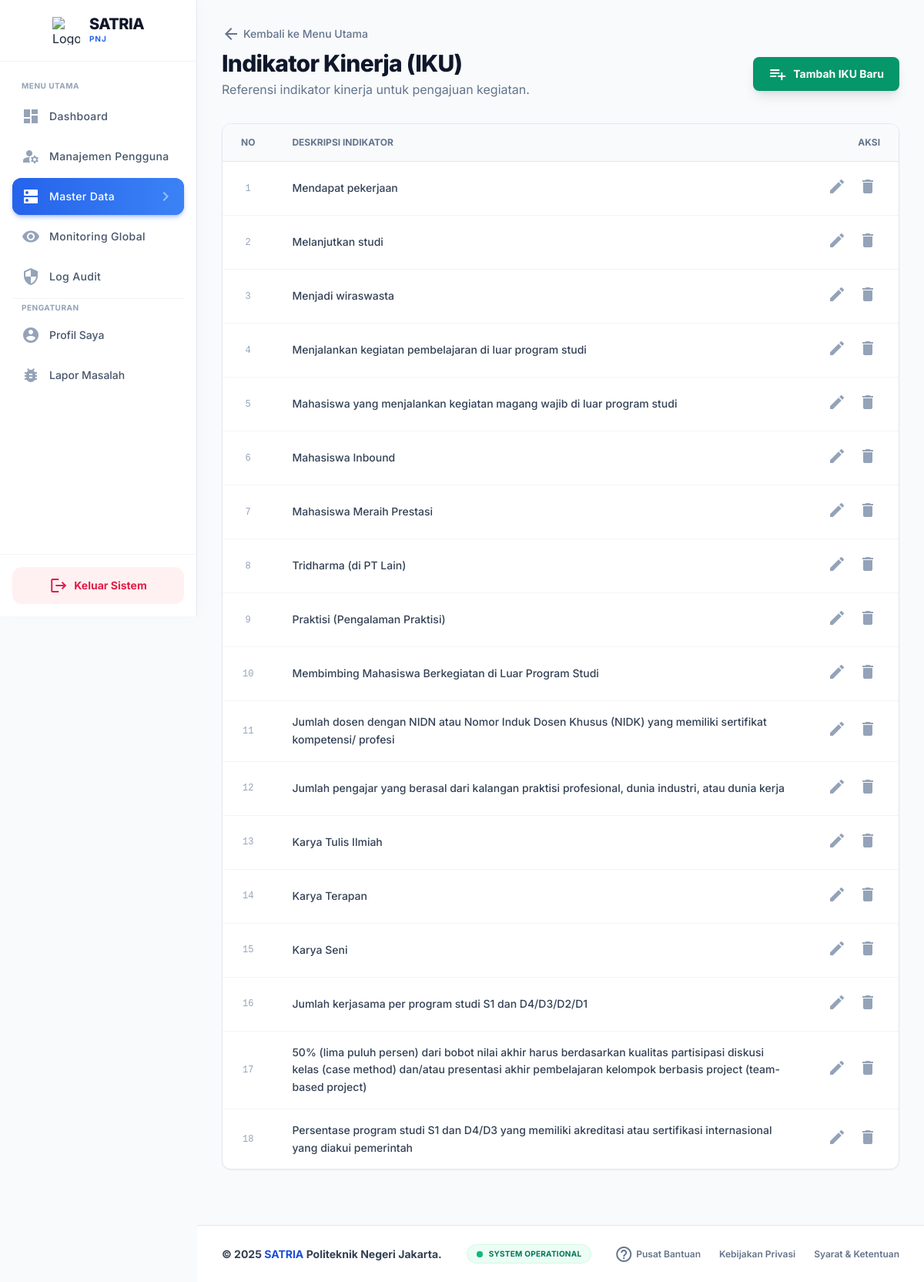
The app's page /master/iku (signed in) with its own data.
### tables this page shows
CREATE TABLE IF NOT EXISTS master_iku (
    id INT AUTO_INCREMENT PRIMARY KEY,
    deskripsi_iku VARCHAR(255) NOT NULL
);

### app/Controllers/AdminController.php (called while the page is built, shortened)
<?php
class AdminController
{
    private $db;
    public function __construct($db) { $this->db = $db; }
    public function iku() {
        $model = new AdminModel($this->db);
        $iku = $model->getAllIku();
        require __DIR__ . '/../Views/admin/iku.php';
    }
}

### app/Models/AdminModel.php (called while the page is built, shortened)
<?php
class AdminModel {
    private $db;
    public function __construct($db) { $this->db = $db; }
    public function getAllIku() {
        return $this->db->query("SELECT * FROM master_iku ORDER BY id ASC")->fetchAll(PDO::FETCH_ASSOC);
    }
}

### app/Views/admin/iku.php (the view)
<?php include __DIR__.'/../partials/sidebar.php'; ?>
<div class="p-8 max-w-6xl mx-auto">
    <div class="mb-2">
        <a href="/master" class="text-slate-500 hover:text-blue-600 text-sm flex items-center font-medium transition-colors">
            <span class="material-icons text-sm mr-1">arrow_back</span> Kembali ke Menu Utama
        </a>
    </div>
    <div class="flex flex-col md:flex-row justify-between items-center mb-8 gap-4">
        <div>
            <h1 class="text-3xl font-extrabold text-slate-900 tracking-tight">Indikator Kinerja (IKU)</h1>
            <p class="text-slate-500 mt-1">Referensi indikator kinerja untuk pengajuan kegiatan.</p>
        </div>
        <button class="inline-flex items-center px-5 py-2.5 bg-emerald-600 text-white text-sm font-bold rounded-lg shadow-lg hover:bg-emerald-700 hover:-translate-y-0.5 transition-all">
            <span class="material-icons text-sm mr-2">playlist_add</span> Tambah IKU Baru
        </button>
    </div>
    <div class="bg-white rounded-xl shadow-sm border border-slate-200 overflow-hidden">
        <div class="overflow-x-auto">
            <table class="w-full text-sm text-left">
                <thead class="bg-slate-50 text-slate-500 uppercase font-bold text-xs border-b border-slate-200">
                    <tr>
                        <th class="px-6 py-4 w-12 text-center">No</th>
                        <th class="px-6 py-4">Deskripsi Indikator</th>
                        <th class="px-6 py-4 text-right w-28">Aksi</th>
                    </tr>
                </thead>
                <tbody class="divide-y divide-slate-100">
                    <?php if(empty($iku)): ?>
                         <tr>
                            <td colspan="3" class="px-6 py-12 text-center text-slate-400">
                                <span class="material-icons text-4xl mb-2 block">assignment_late</span>
                                Belum ada data IKU.
                            </td>
                        </tr>
                    <?php else: ?>
                        <?php foreach ($iku as $index => $i): ?>
                        <tr class="hover:bg-slate-50 transition-colors">
                            <td class="px-6 py-4 text-center text-slate-400 font-mono text-xs">
                                <?php echo $index + 1; ?>
                            </td>
                            <td class="px-6 py-4">
                                <p class="text-slate-700 font-medium leading-relaxed"><?php echo htmlspecialchars($i['deskripsi_iku']); ?></p>
                            </td>
                            <td class="px-6 py-4 text-right">
                                <div class="flex justify-end gap-2">
                                    <button class="text-slate-400 hover:text-blue-600 transition-colors p-1"><span class="material-icons text-sm">edit</span></button>
                                    <button class="text-slate-400 hover:text-rose-600 transition-colors p-1"><span class="material-icons text-sm">delete</span></button>
                                </div>
                            </td>
                        </tr>
                        <?php endforeach; ?>
                    <?php endif; ?>
                </tbody>
            </table>
        </div>
    </div>
</div>
<?php include __DIR__.'/../partials/footer.php'; ?>

### app/Views/partials/header.php (style rules this page uses)
body { font-family: 'Inter', sans-serif; }

### records on screen
master_iku: deskripsi_iku "Mendapat pekerjaan"
master_iku: deskripsi_iku "Melanjutkan studi"
master_iku: deskripsi_iku "Menjadi wiraswasta"
master_iku: deskripsi_iku "Menjalankan kegiatan pembelajaran di luar program studi"
master_iku: deskripsi_iku "Mahasiswa yang menjalankan kegiatan magang wajib di luar program studi"
master_iku: deskripsi_iku "Mahasiswa Inbound"
master_iku: deskripsi_iku "Mahasiswa Meraih Prestasi"
master_iku: deskripsi_iku "Tridharma (di PT Lain)"
master_iku: deskripsi_iku "Praktisi (Pengalaman Praktisi)"
master_iku: deskripsi_iku "Membimbing Mahasiswa Berkegiatan di Luar Program Studi"
master_iku: deskripsi_iku "Jumlah dosen dengan NIDN atau Nomor Induk Dosen Khusus (NIDK) yang memiliki sertifikat kompetensi/ profesi"
master_iku: deskripsi_iku "Jumlah pengajar yang berasal dari kalangan praktisi profesional, dunia industri, atau dunia kerja"
master_iku: deskripsi_iku "Karya Tulis Ilmiah"
master_iku: deskripsi_iku "Karya Terapan"
master_iku: deskripsi_iku "Karya Seni"
master_iku: deskripsi_iku "Jumlah kerjasama per program studi S1 dan D4/D3/D2/D1"
master_iku: deskripsi_iku "50% (lima puluh persen) dari bobot nilai akhir harus berdasarkan kualitas partisipasi diskusi kelas (case method) dan/atau presentasi akhir pembelajaran kelompok berbasis project (team-based project)"
master_iku: deskripsi_iku "Persentase program studi S1 dan D4/D3 yang memiliki akreditasi atau sertifikasi internasional yang diakui pemerintah"

### other values on screen
$item['label'] "Dashboard"
$item['label'] "Manajemen Pengguna"
$item['label'] "Master Data"
$item['label'] "Monitoring Global"
$item['label'] "Log Audit"
